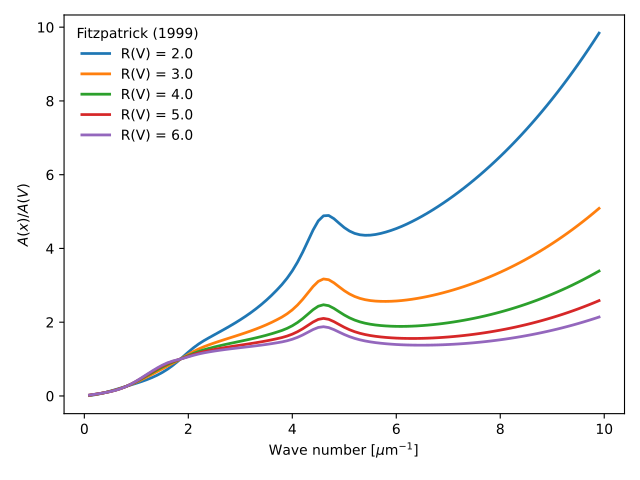

Source code (Python):
import numpy as np
import matplotlib.pyplot as plt
import astropy.units as u

from dustapprox.extinction import F99

#define the wave numbers
x = np.arange(0.1, 10, 0.1)    # in microns^{-1}
lamb = 1. / x * u.micron

c = F99()
Rvs = np.arange(2, 6.01, 1.)

for Rv in Rvs:
    plt.plot(x, c(lamb, Rv=Rv), label=f'R(V) = {Rv:0.1f}', lw=2)
plt.xlabel(r'Wave number [$\mu$m$^{-1}$]')
plt.ylabel(r'$A(x)/A(V)$')
plt.legend(loc='upper left', frameon=False, title='Fitzpatrick (1999)')
plt.tight_layout()
plt.show()
